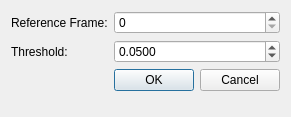
<?xml version="1.0" encoding="UTF-8"?>
<ui version="4.0">
 <class>DetectVerticesDialog</class>
 <widget class="QDialog" name="DetectVerticesDialog">
  <property name="geometry">
   <rect>
    <x>0</x>
    <y>0</y>
    <width>269</width>
    <height>117</height>
   </rect>
  </property>
  <property name="sizePolicy">
   <sizepolicy hsizetype="Minimum" vsizetype="Minimum">
    <horstretch>0</horstretch>
    <verstretch>0</verstretch>
   </sizepolicy>
  </property>
  <property name="windowTitle">
   <string>Detect Vertices</string>
  </property>
  <layout class="QFormLayout" name="formLayout">
   <item row="0" column="0">
    <widget class="QLabel" name="referenceFrameLabel">
     <property name="text">
      <string>Reference Frame:</string>
     </property>
    </widget>
   </item>
   <item row="0" column="1">
    <widget class="QSpinBox" name="referenceSpinBox"/>
   </item>
   <item row="1" column="0">
    <widget class="QLabel" name="thresholdLabel">
     <property name="text">
      <string>Threshold:</string>
     </property>
    </widget>
   </item>
   <item row="1" column="1">
    <widget class="QDoubleSpinBox" name="thresholdDoubleSpinBox">
     <property name="decimals">
      <number>4</number>
     </property>
     <property name="maximum">
      <double>1.000000000000000</double>
     </property>
     <property name="singleStep">
      <double>0.010000000000000</double>
     </property>
     <property name="value">
      <double>0.050000000000000</double>
     </property>
    </widget>
   </item>
   <item row="3" column="1">
    <widget class="QDialogButtonBox" name="detectVerticesDialogButtonBox">
     <property name="orientation">
      <enum>Qt::Horizontal</enum>
     </property>
     <property name="standardButtons">
      <set>QDialogButtonBox::Cancel|QDialogButtonBox::Ok</set>
     </property>
    </widget>
   </item>
  </layout>
 </widget>
 <resources/>
 <connections>
  <connection>
   <sender>detectVerticesDialogButtonBox</sender>
   <signal>accepted()</signal>
   <receiver>DetectVerticesDialog</receiver>
   <slot>accept()</slot>
   <hints>
    <hint type="sourcelabel">
     <x>248</x>
     <y>254</y>
    </hint>
    <hint type="destinationlabel">
     <x>157</x>
     <y>274</y>
    </hint>
   </hints>
  </connection>
  <connection>
   <sender>detectVerticesDialogButtonBox</sender>
   <signal>rejected()</signal>
   <receiver>DetectVerticesDialog</receiver>
   <slot>reject()</slot>
   <hints>
    <hint type="sourcelabel">
     <x>316</x>
     <y>260</y>
    </hint>
    <hint type="destinationlabel">
     <x>286</x>
     <y>274</y>
    </hint>
   </hints>
  </connection>
 </connections>
</ui>
